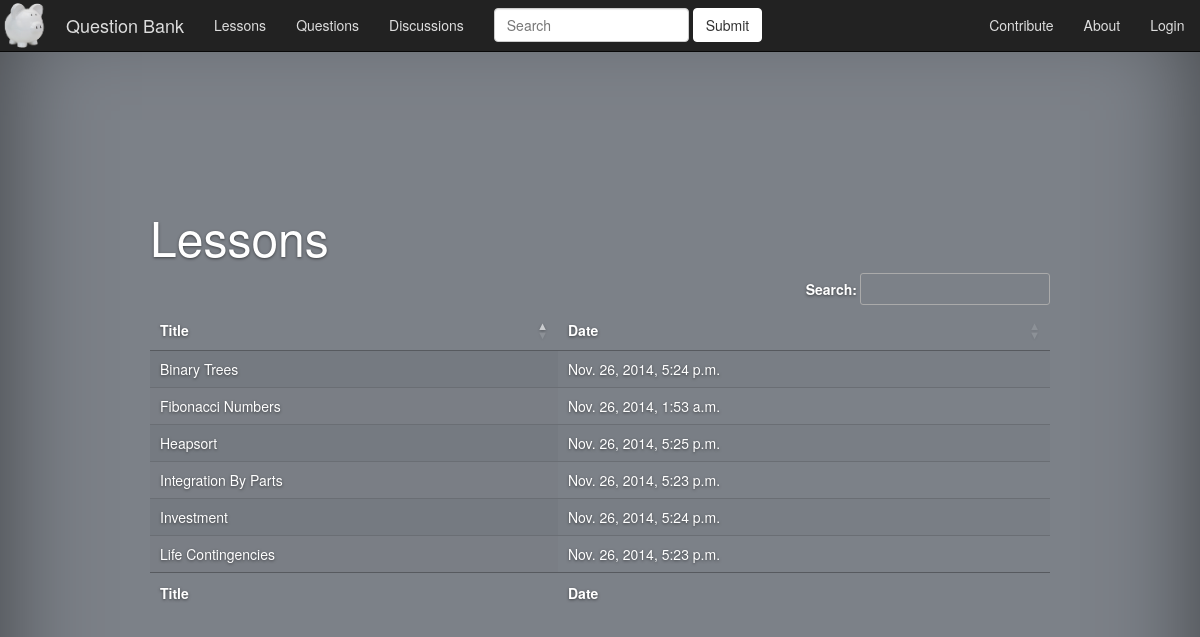
Screenshot of /lessons/ with the database file from the repository.
### lessons/models.py (models this page shows, shortened)
class Lesson(models.Model):
    title = models.CharField(max_length=64, default="")
    lesson_text = models.TextField()
    date = models.DateTimeField(editable=False)

### lessons/views.py (the view)
def index(request):
    all_lessons = Lesson.objects.all()
    context = {'lesson_list': all_lessons}
    return render(request, 'lessons/index.html', context)

### templates/lessons/index.html (shortened to what this page needs)
{% extends "basic.html" %}
{% block scripts %}
<link rel="stylesheet" type="text/css" href="https://cdn.datatables.net/1.10.3/css/jquery.dataTables.css">
{% endblock %}
{% block content %}
<h1>Lessons</h1>
<table id="example" class="display" cellspacing="0" width="100%">
    <thead>
        <tr>
            <th>Title</th>
            <th>Date</th>
        </tr>
    </thead>
    <tfoot>
        <tr>
            <th>Title</th>
            <th>Date</th>
        </tr>
    </tfoot>
    <tbody>
    {% for lesson in lesson_list %}
        <tr>
            <td><a href="/lessons/{{ lesson.id }}">{{ lesson.title }}</a></td>
            <td>{{ lesson.date }}</td>
        </tr>
    {% endfor %}
    </tbody>
</table>
{% endblock %}

### questions/static/css/core.css (style rules this page uses)
a, a:focus, a:hover { color: #fff; }
table.dataTable.display tbody tr.even td.sorting_1, table.dataTable.display tbody tr.odd td.sorting_1, table.dataTable.display tbody tr, table.dataTable.display tbody tr.odd { background-color: #7c8188!important }
html, body { height: 100%; background-color: #7C8188; color: #fff; text-align: left; text-shadow: 0 1px 3px rgba(0,0,0,.5); }
h1 { font-size:48px; }

### rows the page displays
Lesson: title "Fibonacci Numbers", date "Nov. 26, 2014, 1:53 a.m."
Lesson: title "Integration By Parts", date "Nov. 26, 2014, 5:23 p.m."
Lesson: title "Life Contingencies", date "Nov. 26, 2014, 5:23 p.m."
Lesson: title "Investment", date "Nov. 26, 2014, 5:24 p.m."
Lesson: title "Binary Trees", date "Nov. 26, 2014, 5:24 p.m."
Lesson: title "Heapsort", date "Nov. 26, 2014, 5:25 p.m."
